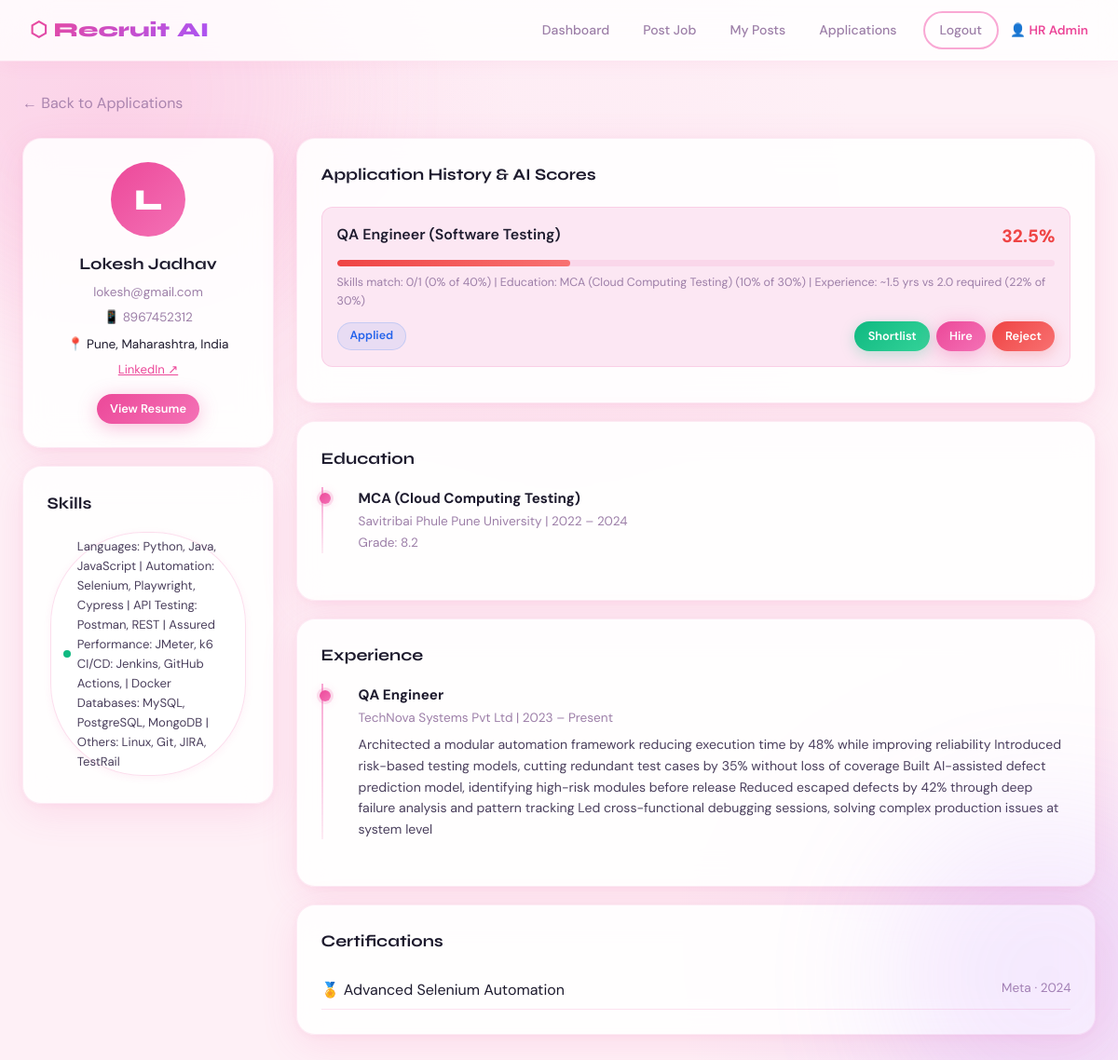
The app's page /hr/candidate/36 (signed in) with its own data.
### tables this page shows
CREATE TABLE users (
            id INTEGER PRIMARY KEY AUTOINCREMENT,
            name TEXT NOT NULL,
            email TEXT UNIQUE NOT NULL,
            mobile TEXT NOT NULL,
            password TEXT NOT NULL,
            role TEXT DEFAULT 'user',
            created_at TEXT DEFAULT CURRENT_TIMESTAMP
        );

CREATE TABLE profiles (
            id INTEGER PRIMARY KEY AUTOINCREMENT,
            user_id INTEGER UNIQUE,
            bio TEXT,
            location TEXT,
            linkedin TEXT,
            github TEXT,
            photo TEXT,
            FOREIGN KEY(user_id) REFERENCES users(id)
        );

CREATE TABLE skills (
            id INTEGER PRIMARY KEY AUTOINCREMENT,
            user_id INTEGER,
            skill_name TEXT,
            level TEXT,
            FOREIGN KEY(user_id) REFERENCES users(id)
        );

CREATE TABLE applications (
            id INTEGER PRIMARY KEY AUTOINCREMENT,
            user_id INTEGER,
            job_id INTEGER,
            cover_letter TEXT,
            resume_path TEXT,
            status TEXT DEFAULT 'applied',
            ai_score REAL DEFAULT 0,
            ai_feedback TEXT,
            applied_at TEXT DEFAULT CURRENT_TIMESTAMP,
            FOREIGN KEY(user_id) REFERENCES users(id),
            FOREIGN KEY(job_id) REFERENCES job_posts(id)
        );

CREATE TABLE job_posts (
            id INTEGER PRIMARY KEY AUTOINCREMENT,
            hr_id INTEGER,
            title TEXT,
            company TEXT,
            location TEXT,
            job_type TEXT,
            description TEXT,
            required_skills TEXT,
            required_experience TEXT,
            required_education TEXT,
            salary TEXT,
            deadline TEXT,
            status TEXT DEFAULT 'active',
            created_at TEXT DEFAULT CURRENT_TIMESTAMP,
            FOREIGN KEY(hr_id) REFERENCES users(id)
        );

CREATE TABLE education (
            id INTEGER PRIMARY KEY AUTOINCREMENT,
            user_id INTEGER,
            degree TEXT,
            institution TEXT,
            year_start TEXT,
            year_end TEXT,
            grade TEXT,
            FOREIGN KEY(user_id) REFERENCES users(id)
        );

CREATE TABLE experience (
            id INTEGER PRIMARY KEY AUTOINCREMENT,
            user_id INTEGER,
            company TEXT,
            role TEXT,
            year_start TEXT,
            year_end TEXT,
            description TEXT,
            FOREIGN KEY(user_id) REFERENCES users(id)
        );

CREATE TABLE certificates (
            id INTEGER PRIMARY KEY AUTOINCREMENT,
            user_id INTEGER,
            cert_name TEXT,
            issuer TEXT,
            year TEXT,
            FOREIGN KEY(user_id) REFERENCES users(id)
        );

### app.py (the view)
@app.route('/hr/candidate/<int:user_id>')
def hr_view_candidate(user_id):
    if 'user_id' not in session or session['role']!='hr': return redirect(url_for('login'))
    conn=get_db()
    user=conn.execute("SELECT * FROM users WHERE id=?",(user_id,)).fetchone()
    profile=conn.execute("SELECT * FROM profiles WHERE user_id=?",(user_id,)).fetchone()
    edu=conn.execute("SELECT * FROM education WHERE user_id=?",(user_id,)).fetchall()
    exp=conn.execute("SELECT * FROM experience WHERE user_id=?",(user_id,)).fetchall()
    sk=conn.execute("SELECT * FROM skills WHERE user_id=?",(user_id,)).fetchall()
    certs=conn.execute("SELECT * FROM certificates WHERE user_id=?",(user_id,)).fetchall()
    apps=conn.execute("""SELECT a.*,j.title FROM applications a JOIN job_posts j ON a.job_id=j.id
                         WHERE a.user_id=? ORDER BY a.ai_score DESC""",(user_id,)).fetchall()
    conn.close()
    return render_template('hr_candidate.html', candidate=user, profile=profile, education=edu,
                           experience=exp, skills=sk, certificates=certs, apps=apps)

### app.py (called while the page is built)
def get_db():
    conn = sqlite3.connect(DB)
    conn.row_factory = sqlite3.Row
    return conn

### templates/hr_candidate.html (shortened to what this page needs)
{% extends 'base.html' %}
{% block content %}
<div class="container">
  <div style="margin-bottom:1.5rem"><a href="{{ url_for('hr_applications') }}" style="color:var(--muted);text-decoration:none">← Back to Applications</a></div>
  <div class="layout-sidebar">
    <div>
      <div class="card" style="text-align:center;margin-bottom:1.2rem">
        <div style="width:80px;height:80px;border-radius:50%;background:linear-gradient(135deg,var(--primary),var(--accent));display:flex;align-items:center;justify-content:center;font-size:2rem;margin:0 auto 1rem;font-family:'Syne',sans-serif;font-weight:800;color:#fff">{{ candidate.name[0]|upper }}</div>
        <div style="font-family:'Syne',sans-serif;font-weight:700;font-size:1.1rem">{{ candidate.name }}</div>
        <div style="color:var(--muted);font-size:.85rem;margin:.3rem 0">{{ candidate.email }}</div>
        <div style="color:var(--muted);font-size:.85rem">📱 {{ candidate.mobile }}</div>
        {% if profile %}
          {% if profile.location %}<div style="margin-top:.5rem;font-size:.85rem">📍 {{ profile.location }}</div>{% endif %}
          {% if profile.linkedin %}<a href="{{ profile.linkedin }}" target="_blank" style="color:var(--primary);font-size:.82rem;display:block;margin-top:.3rem">LinkedIn ↗</a>{% endif %}
        {% endif %}
        <div style="margin-top:1rem;display:flex;gap:.5rem;justify-content:center">
          <a href="{{ url_for('view_resume', user_id=candidate.id) }}" target="_blank" class="btn btn-primary btn-sm">View Resume</a>
        </div>
      </div>
      {% if skills %}
      <div class="card">
        <div class="card-title" style="margin-bottom:.8rem">Skills</div>
        {% for s in skills %}<span class="skill-tag"><span class="skill-dot dot-{{ s.level|lower }}"></span>{{ s.skill_name }}</span>{% endfor %}
      </div>
      {% endif %}
    </div>
    <div style="display:flex;flex-direction:column;gap:1.2rem">
      <div class="card">
        <div class="card-title" style="margin-bottom:1.2rem">Application History & AI Scores</div>
        {% for a in apps %}
        <div style="background:var(--surface2);border-radius:var(--radius-sm);padding:1rem;margin-bottom:.8rem;border:1px solid var(--border)">
          <div style="display:flex;justify-content:space-between;align-items:start;margin-bottom:.6rem">
            <div style="font-weight:600">{{ a.title }}</div>
            <div style="font-weight:800;font-size:1.2rem;color:{% if a.ai_score>=70 %}var(--success){% elif a.ai_score>=40 %}var(--warning){% else %}var(--danger){% endif %}">{{ a.ai_score }}%</div>
          </div>
          <div class="score-bar"><div class="score-fill {% if a.ai_score>=70 %}score-high{% elif a.ai_score>=40 %}score-mid{% else %}score-low{% endif %}" style="width:{{ a.ai_score }}%"></div></div>
          <div style="font-size:.78rem;color:var(--muted);margin-top:.5rem">{{ a.ai_feedback }}</div>
          <div style="display:flex;justify-content:space-between;margin-top:.7rem;align-items:center">
            <span class="badge {% if a.status=='applied' %}badge-blue{% elif a.status=='shortlisted' %}badge-green{% elif a.status=='rejected' %}badge-red{% else %}badge-purple{% endif %}">{{ a.status|capitalize }}</span>
            <div style="display:flex;gap:.4rem">
              <a href="{{ url_for('update_status', app_id=a.id, status='shortlisted') }}" class="btn btn-success btn-sm">Shortlist</a>
              <a href="{{ url_for('update_status', app_id=a.id, status='hired') }}" class="btn btn-primary btn-sm">Hire</a>
              <a href="{{ url_for('update_status', app_id=a.id, status='rejected') }}" class="btn btn-danger btn-sm">Reject</a>
            </div>
          </div>
        </div>
        {% endfor %}
      </div>
      {% if education %}
      <div class="card">
        <div class="card-title" style="margin-bottom:1rem">Education</div>
        <div class="timeline">{% for e in education %}
          <div class="timeline-item">
            <div class="timeline-title">{{ e.degree }}</div>
            <div class="timeline-sub">{{ e.institution }} | {{ e.year_start }} – {{ e.year_end }}</div>
            {% if e.grade %}<div class="timeline-sub">Grade: {{ e.grade }}</div>{% endif %}
          </div>
        {% endfor %}</div>
      </div>
      {% endif %}
      {% if experience %}
      <div class="card">
        <div class="card-title" style="margin-bottom:1rem">Experience</div>
        <div class="timeline">{% for e in experience %}
          <div class="timeline-item">
            <div class="timeline-title">{{ e.role }}</div>
            <div class="timeline-sub">{{ e.company }} | {{ e.year_start }} – {{ e.year_end }}</div>
            {% if e.description %}<div class="timeline-desc">{{ e.description }}</div>{% endif %}
          </div>
        {% endfor %}</div>
      </div>
      {% endif %}
      {% if certificates %}
      <div class="card">
        <div class="card-title" style="margin-bottom:1rem">Certifications</div>
        {% for c in certificates %}<div style="display:flex;justify-content:space-between;padding:.5rem 0;border-bottom:1px solid var(--border)"><span>🏅 {{ c.cert_name }}</span><span style="color:var(--muted);font-size:.85rem">{{ c.issuer }} · {{ c.year }}</span></div>{% endfor %}
      </div>
      {% endif %}
    </div>
  </div>
</div>
{% endblock %}

### records on screen
users: name "L", name "Lokesh Jadhav", email "lokesh@gmail.com", mobile "8967452312"
profiles: location "Pune, Maharashtra, India"
skills: skill_name "Languages: Python, Java, JavaScript | Automation: Selenium, Playwright, Cypress | API Testing: Postman, REST | Assured Performance: JMeter, k6 CI/CD: Jenkins, GitHub Actions, | Docker Databases: MySQL, PostgreSQL, MongoDB | Others: Linux, Git, JIRA, TestRail"
applications: title "QA Engineer (Software Testing)", ai_score "32.5", ai_feedback "Skills match: 0/1 (0% of 40%) | Education: MCA (Cloud Computing Testing) (10% of 30%) | Experience: ~1.5 yrs vs 2.0 required (22% of 30%)", status "Applied"
education: degree "MCA (Cloud Computing Testing)", institution "Savitribai Phule Pune University", year_start "2022", year_end "2024", grade "8.2"
experience: role "QA Engineer", company "TechNova Systems Pvt Ltd", year_start "2023", year_end "Present", description "Architected a modular automation framework reducing execution time by 48% while improving reliability Introduced risk-based testing models, cutting redundant test cases by 35% without loss of coverage Built AI-assisted defect prediction model, identifying high-risk modules before release Reduced escaped defects by 42% through deep failure analysis and pattern tracking Led cross-functional debugging sessions, solving complex production issues at system level"
certificates: cert_name "Advanced Selenium Automation", issuer "Meta", year "2024"

### other values on screen
{{ session.name }} "HR Admin"
